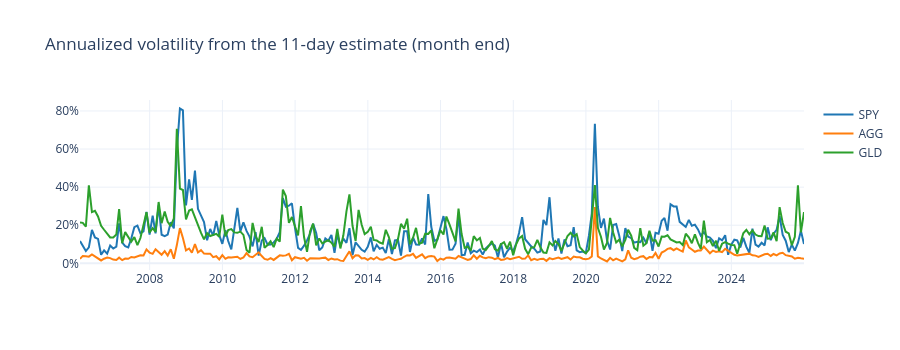

Here is the notebook cell this chart was saved with:
### Markdown cell above
## 4. Risk model

The paper's estimator is the sample covariance of the last 11 complete daily
returns (a rolling window, not a half-life), in factor form
$\Sigma_t = F_tF_t^\top + \operatorname{diag}(d_t^2)$ with a tiny residual.
The factor order SPY, AGG, GLD matches the paper's Cholesky ordering.

### Code cell
risk = sdp.RollingSampleCovariance(window=11, residual_std=1e-7,
                                  assets=("SPY", "AGG", "GLD")).estimate(prices)

daily_var = (risk.loadings**2).sum(axis=1).unstack() + risk.residual_std**2
annual_vol = np.sqrt(252 * daily_var)
monthly_vol = annual_vol.loc["2006":"2025"].resample("ME").last()[["SPY", "AGG", "GLD"]]
fig = px.line(monthly_vol, color_discrete_map=COLORS,
              title="Annualized volatility from the 11-day estimate (month end)")
fig.update_layout(height=350, yaxis_tickformat=".0%", yaxis_title=None, xaxis_title=None,
                  legend_title=None, hovermode="x unified")
fig.show()
print("Covariance on 2020-03-31 (annualized):")
print((252 * risk.covariance("2020-03-31")).round(4))

### Figure 1 — Plotly figure (JSON) as saved in the notebook; plotly's stock layout.template omitted (floating-point values rounded to 4 significant figures; data arrays with more than 128 entries replaced by an {"elided": "..."} marker saying what was removed)
{"data": [{"hovertemplate": "asset=SPY<br>date=%{x}<br>value=%{y}<extra></extra>", "legendgroup": "SPY", "line": {"color": "#1f77b4", "dash": "solid"}, "marker": {"symbol": "circle"}, "mode": "lines", "name": "SPY", "orientation": "v", "showlegend": true, "type": "scatter", "x": {"elided": "240 str values"}, "xaxis": "x", "y": {"elided": "240 float values"}, "yaxis": "y"}, {"hovertemplate": "asset=AGG<br>date=%{x}<br>value=%{y}<extra></extra>", "legendgroup": "AGG", "line": {"color": "#ff7f0e", "dash": "solid"}, "marker": {"symbol": "circle"}, "mode": "lines", "name": "AGG", "orientation": "v", "showlegend": true, "type": "scatter", "x": {"elided": "240 str values"}, "xaxis": "x", "y": {"elided": "240 float values"}, "yaxis": "y"}, {"hovertemplate": "asset=GLD<br>date=%{x}<br>value=%{y}<extra></extra>", "legendgroup": "GLD", "line": {"color": "#2ca02c", "dash": "solid"}, "marker": {"symbol": "circle"}, "mode": "lines", "name": "GLD", "orientation": "v", "showlegend": true, "type": "scatter", "x": {"elided": "240 str values"}, "xaxis": "x", "y": {"elided": "240 float values"}, "yaxis": "y"}], "layout": {"height": 350, "hovermode": "x unified", "legend": {"title": {}, "tracegroupgap": 0}, "title": {"text": "Annualized volatility from the 11-day estimate (month end)"}, "xaxis": {"anchor": "y", "domain": [0, 1], "title": {}}, "yaxis": {"anchor": "x", "domain": [0, 1], "tickformat": ".0%", "title": {}}}}
